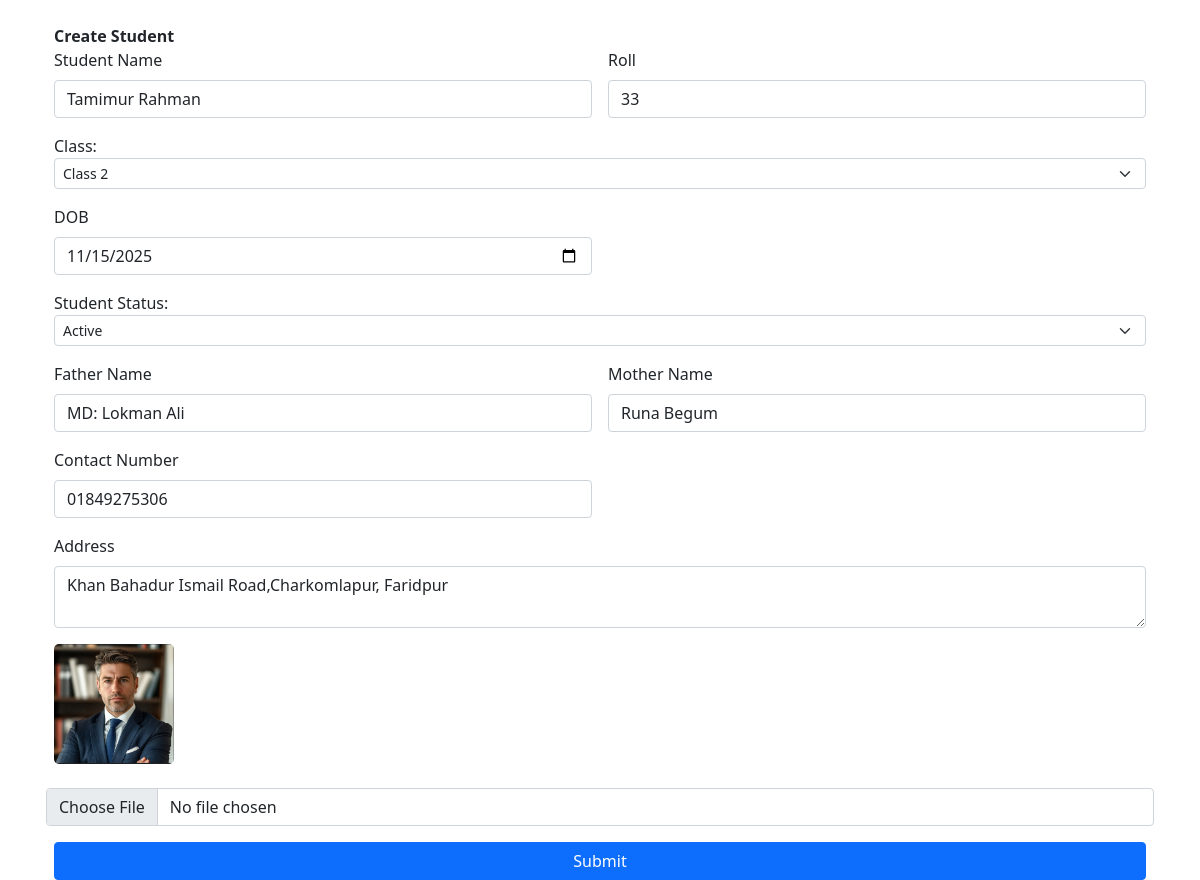
Screenshot of /update/1 with the database file from the repository.
### students/models.py (models this page shows, shortened)
class Student_Info(models.Model):
    STATUS=[
        ('active','Active'),
        ('inactive','Inactive'),
    ]
    CLASS_CHOICES = [
    ("1", "Class 1"),
    ("2", "Class 2"),
    ("3", "Class 3"),
    ("4", "Class 4"),
    ("5", "Class 5"),
    ("6", "Class 6"),
    ("7", "Class 7"),
    ("8", "Class 8"),
    ("9", "Class 9"),
    ("10", "Class 10"),]
    name = models.CharField(max_length=100)
    roll = models.IntegerField()
    student_class=models.CharField(max_length=2, choices=CLASS_CHOICES)
    dob = models.DateTimeField(null=False,blank=False)
    status=models.CharField(max_length=10,choices=STATUS, default='active')
    father_name = models.CharField(max_length=100)
    mother_name = models.CharField(max_length=100)
    phone=models.CharField(max_length=100)
    adress=models.TextField(max_length=100)
    photo = models.ImageField(upload_to=student_photo_path,blank=True,null=True)
    class Meta:
        constraints = [
            models.UniqueConstraint(
                fields=['student_class', 'roll'],
                name='unique_roll_per_class'
            )
        ]

### students/views.py (the view, shortened to what this page needs)
# urls.py: path('update/<int:id>',update_student,name='update'),
def update_student(request, id):
    student = get_object_or_404(Student_Info, id=id)
    return render(request, 'create_student.html', {'student': student})

### students/templates/create_student.html (shortened to what this page needs)
{% extends "base.html" %}
{% block content %}
<div class="container mt-4">
    <strong>Create Student</strong>
    <form method="post" enctype="multipart/form-data" class="row g-3">
        <div class="col-md-6">
            <label for="name" class="form-label">Student Name</label>
            <input type="text" class="form-control" id="name" name="name" value="{{ student.name | default:'' }}">
        </div>
        <div class="col-md-6">
            <label for="roll" class="form-label">Roll</label>
            <input type="number" class="form-control" id="roll" name="roll" value="{{ student.roll | default:'' }}">
        </div>
        <label for="student_class">Class:
            <select class="form-select form-select-sm" id="student_class" aria-label=".form-select-sm example" name="student_class">
                <option value="2" {% if student.student_class == '2' %}selected{% endif %}>Class 2</option>
            </select>
        </label>
        <div class="col-md-6">
            <label for="dob" class="form-label">DOB</label>
            <input type="date" class="form-control" id="dob" name="dob" value="{{ student.dob | date:'Y-m-d' }}">
        </div>
        <label for="student_status">Student Status:
            <select class="form-select form-select-sm" aria-label=".form-select-sm example" name="status" id="student_status">
                <option value="active" {% if student.status == 'active' %}selected{% endif %}>Active</option>
            </select>
        </label>
        <div class="col-md-6">
            <label for="father_name" class="form-label">Father Name</label>
            <input type="text" class="form-control" id="father_name" name="father_name" value="{{ student.father_name | default:'' }}">
        </div>
        <div class="col-md-6">
            <label for="mother_name" class="form-label">Mother Name</label>
            <input type="text" class="form-control" id="mother_name" name="mother_name" value="{{ student.mother_name | default:'' }}">
        </div>
        <div class="col-md-6">
            <label for="phone" class="form-label">Contact Number</label>
            <input type="text" class="form-control" id="phone" name="phone" value="{{ student.phone | default:'' }}">
        </div>
        <div class="col-12">
            <label for="adress" class="form-label">Address</label>
            <textarea class="form-control" id="adress" name="adress">{{ student.adress }}</textarea>
        </div>
        <div class="mb-2">
            {% if student.photo %}
                <img src="{{ student.photo.url }}" width="120" height="120" style="object-fit: cover; border-radius: 5px;">
            {% endif %}
        </div>
        <input class="form-control" type="file" id="photo" name="photo">
        <div class="col-12">
            <button type="submit" class="btn btn-primary w-100">Submit</button>
        </div>
    </form>
</div>
{% endblock content %}

### rows the page displays
Student_Info: name "Tamimur Rahman", roll "33", student_class "Class 2", dob "11/15/2025", status "Active", father_name "MD: Lokman Ali", mother_name "Runa Begum", phone "01849275306", adress "Khan Bahadur Ismail Road,Charkomlapur, Faridpur", photo (picture)
